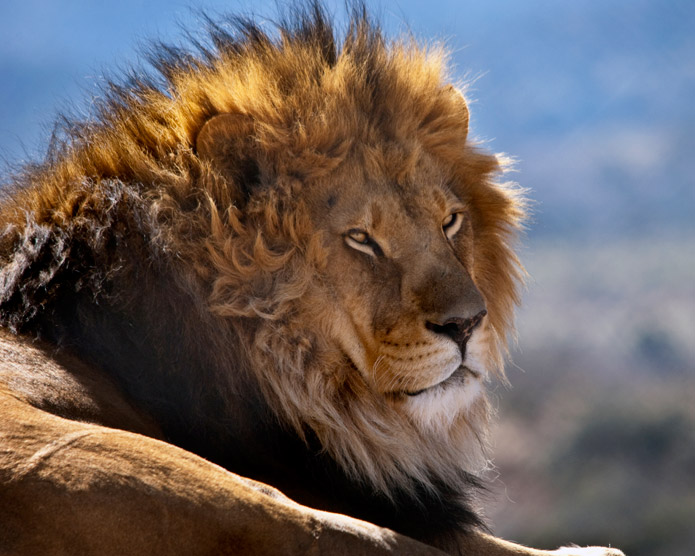
#> input picture image_processing/3_geo_transform/lionBMP.jpg, 695 x 556 px
$ python perspective.py
#> lines starting #> are read from the running program, lines starting #| are printed output that depends on the picture
############################################
## Import OpenCV
import numpy as np
import cv2
############################################

############################################
## Read the image
img= cv2.imread('lionBMP.jpg')
#> img is the input picture: shape (556, 695, 3); mean B, G, R 93.5, 96.3, 106.5
rows,cols,ch = img.shape
#> rows = 556; cols = 695; ch = 3
############################################

############################################
## Do the processing
############################################
pts1 = np.float32([[56,65],[368,52],[28,387],[389,390]])
pts2 = np.float32([[0,0],[300,0],[0,300],[300,300]])
M = cv2.getPerspectiveTransform(pts1,pts2)
dst = cv2.warpPerspective(img,M,(300,300))
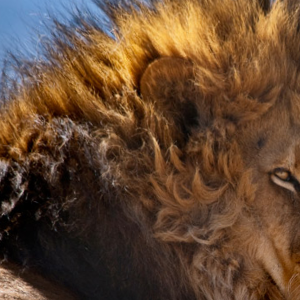
#> dst: shape (300, 300, 3); mean B, G, R 49.8, 71.2, 98.5


############################################
## Show the image
cv2.imshow('input',img)
cv2.imshow('output', dst)
############################################

############################################
## Close and exit
while(1):
       key= cv2.waitKey(1)
#> (key Esc is pressed here)
       if (key & 0xFF) == 27:
           break

cv2.destroyAllWindows()
############################################

$ run again, with image_processing/3_geo_transform/lion.jpg copied over image_processing/3_geo_transform/lionBMP.jpg
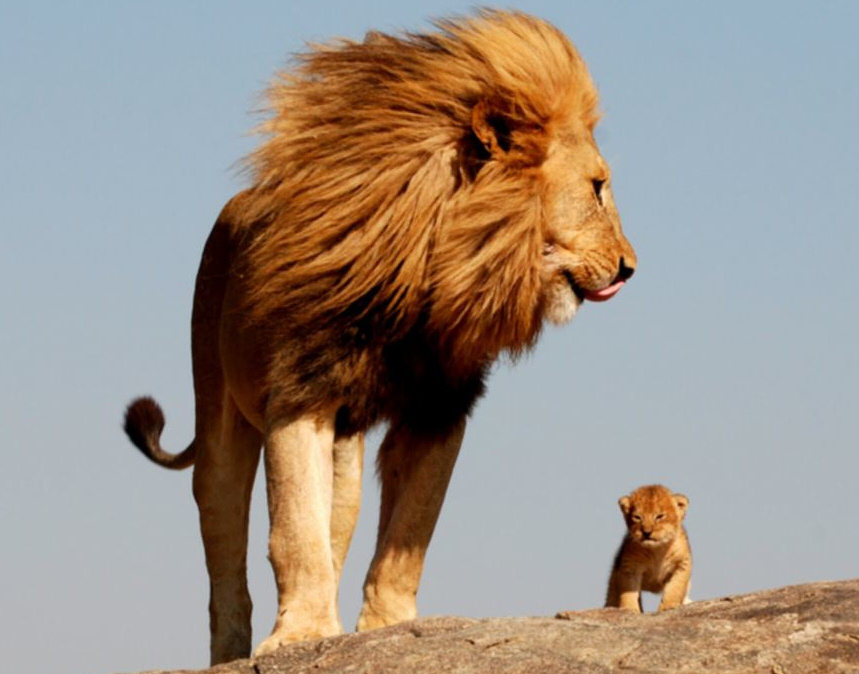
#> input picture image_processing/3_geo_transform/lion.jpg, 859 x 674 px
#> img is the input picture: shape (674, 859, 3); mean B, G, R 135.7, 146.2, 157.9
#> `dst = cv2.warpPerspective(img,M,(300,300))`:
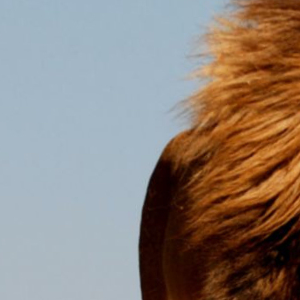
#> dst: shape (300, 300, 3); mean B, G, R 122, 129.9, 141.9
